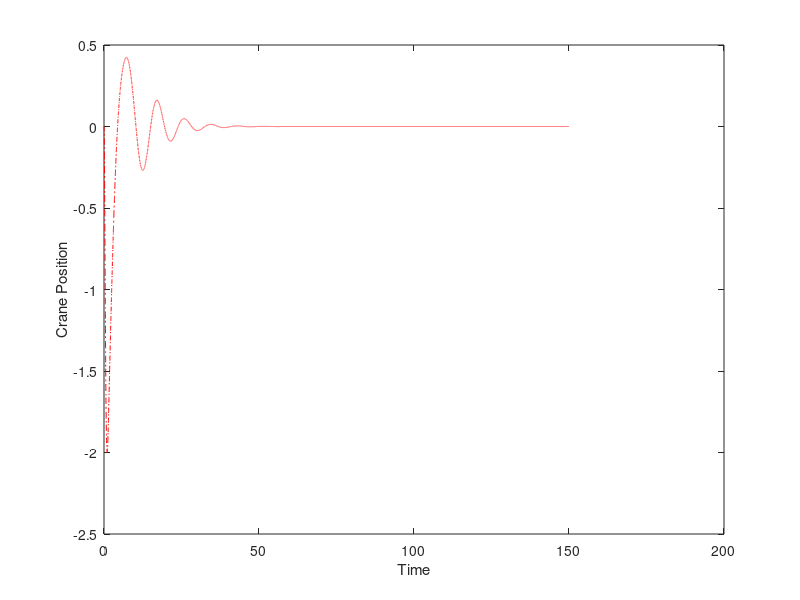
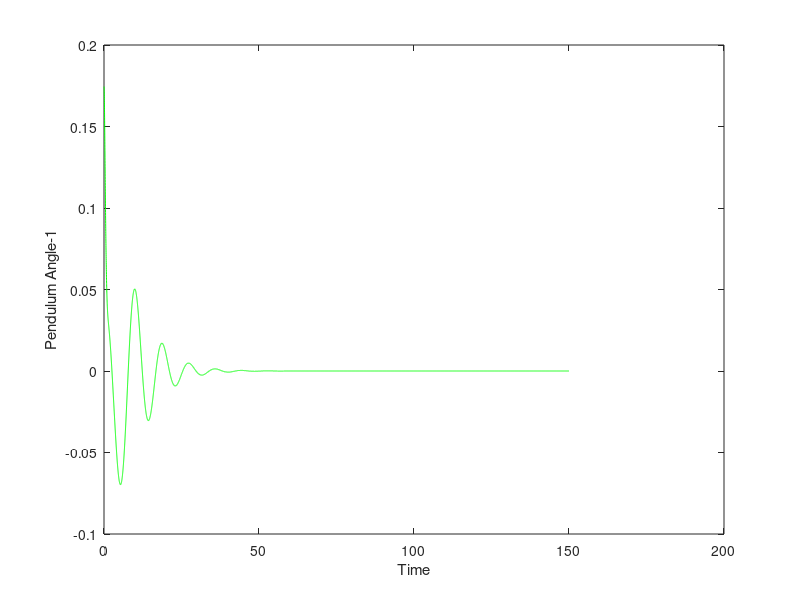
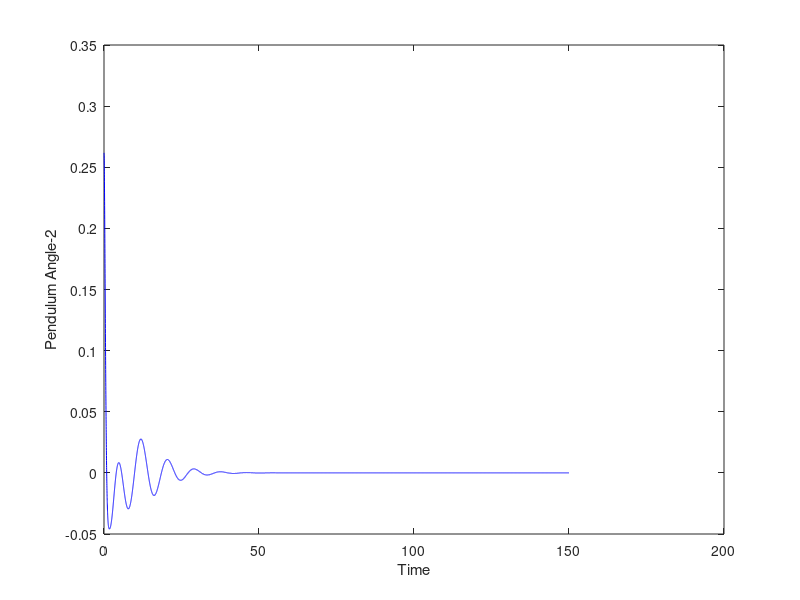

Here is the MATLAB script that generated these plots, in order:

clc 
clear all

%This is the final project submission for the subject ENPM-667 and group
%members are Rishikesh Jadhav(119256534) and Nishant Pandey(119247556)

% Defining the Variables
m1 = 100; m2 = 100; M = 1000;
l1 = 20; l2 = 10;
g = 9.81;

%% Substituting the Values of Different Parameters in Matrices

A = [0 1 0 0 0 0;
     0 0 (-(m1*g)/M) 0 (-(m2*g)/M) 0;
     0 0 0 1 0 0;
     0 0 (-(M+m1)*g/(M*l1)) 0 (-(m2*g)/(M*l1)) 0;
     0 0 0 0 0 1;
     0 0 (-(m1*g)/(M*l2)) 0 (-(M+m2)*g/(M*l2)) 0];

B = [0;
     1/M;
     0;
     1/(M*l1);
     0;
     1/(M*l2)];

C = [1 0 0 0 0 0;
     0 0 1 0 0 0;
     0 0 0 0 1 0];
 
D = 0;

%% Choosing the Values of Q & R

Q = (C')*(C);

% Assigning the Values in Q using Trial & Error Method

Q(1,1) = 70000000;
Q(3,3) = 8000000000;
Q(5,5) = 9000000000;

% Selecting the Ideal Value of R 

R = 1;

%% Designing the LQR 

% Calculating the Optimal Gain Matrix K

K = lqr(A, B, Q, R);

% Calculating the New Value of A using K

ANew = (A - (B*K));

% Creating the Observability Matrix

States = {'x' 'x_dot' 'theta1' 'theta1_dot' 'theta2' 'theta2_dot'};
Inputs = {'r'};
Outputs = {'x'; 'phi1'; 'phi2'};

% Creating the State Space Model

ClosSS = ss(ANew, B, C, D,'statename', States, 'inputname', Inputs, 'outputname', Outputs);

%% Initializing Conditions

X0 = [0;
      0;
      10*pi/180;
      0;
      15*pi/180;
      0];
   
t = 0:0.01:150;

Temp = size(t)
F = zeros(Temp);

% Simulating the Time Response of Dynamic System to Arbitrary Inputs

[Y, tTemp, XTemp] = lsim(ClosSS, F, t, X0);


%% Plotting the Output

figure,
plot(t, Y(:,1),'r-.');
xlabel('Time'); ylabel('Crane Position');

figure,
plot(t, Y(:,2),'g-');
xlabel('Time'); ylabel('Pendulum Angle-1');

figure,
plot(t, Y(:,3),'b-');
xlabel('Time'); ylabel('Pendulum Angle-2');